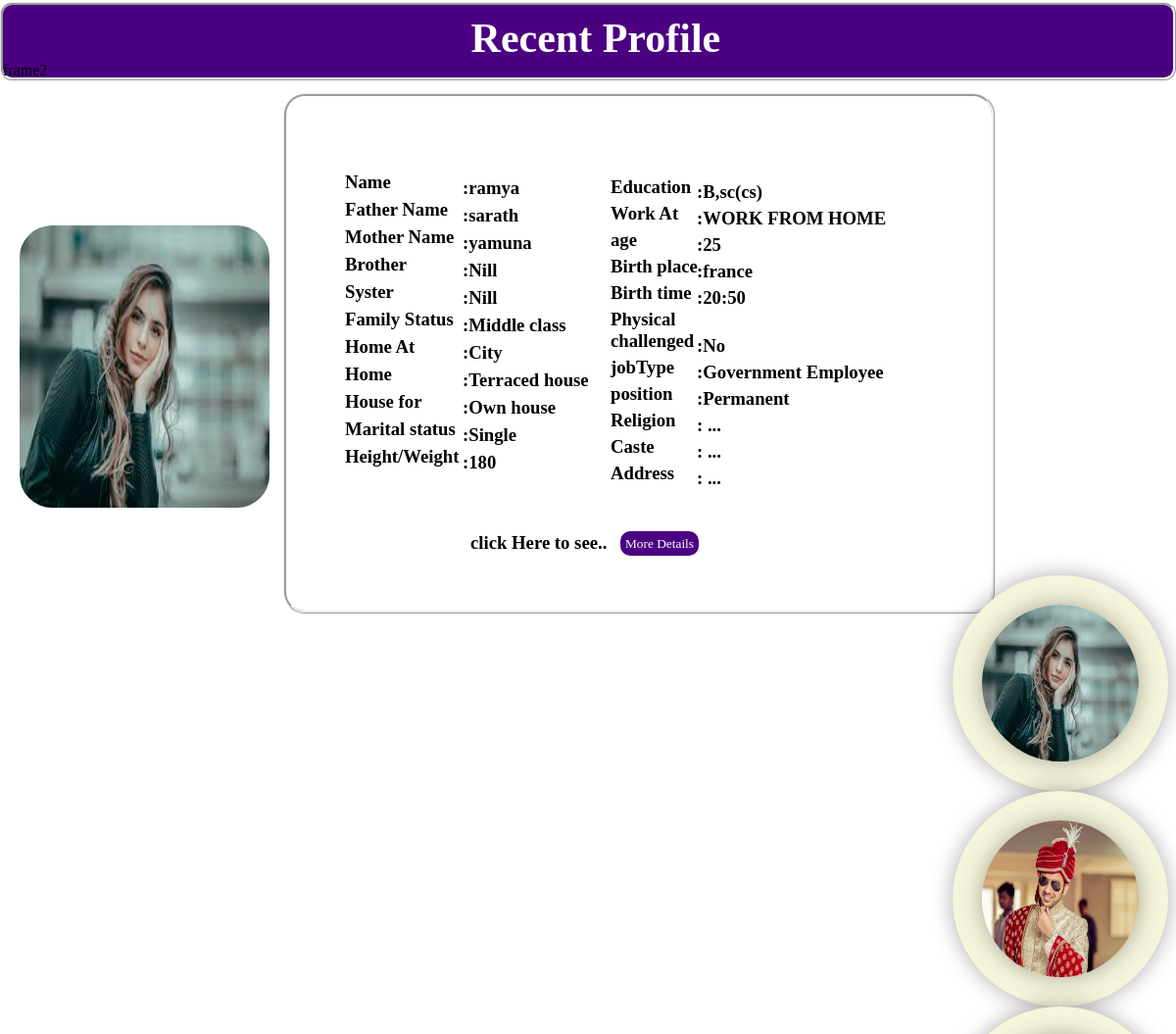
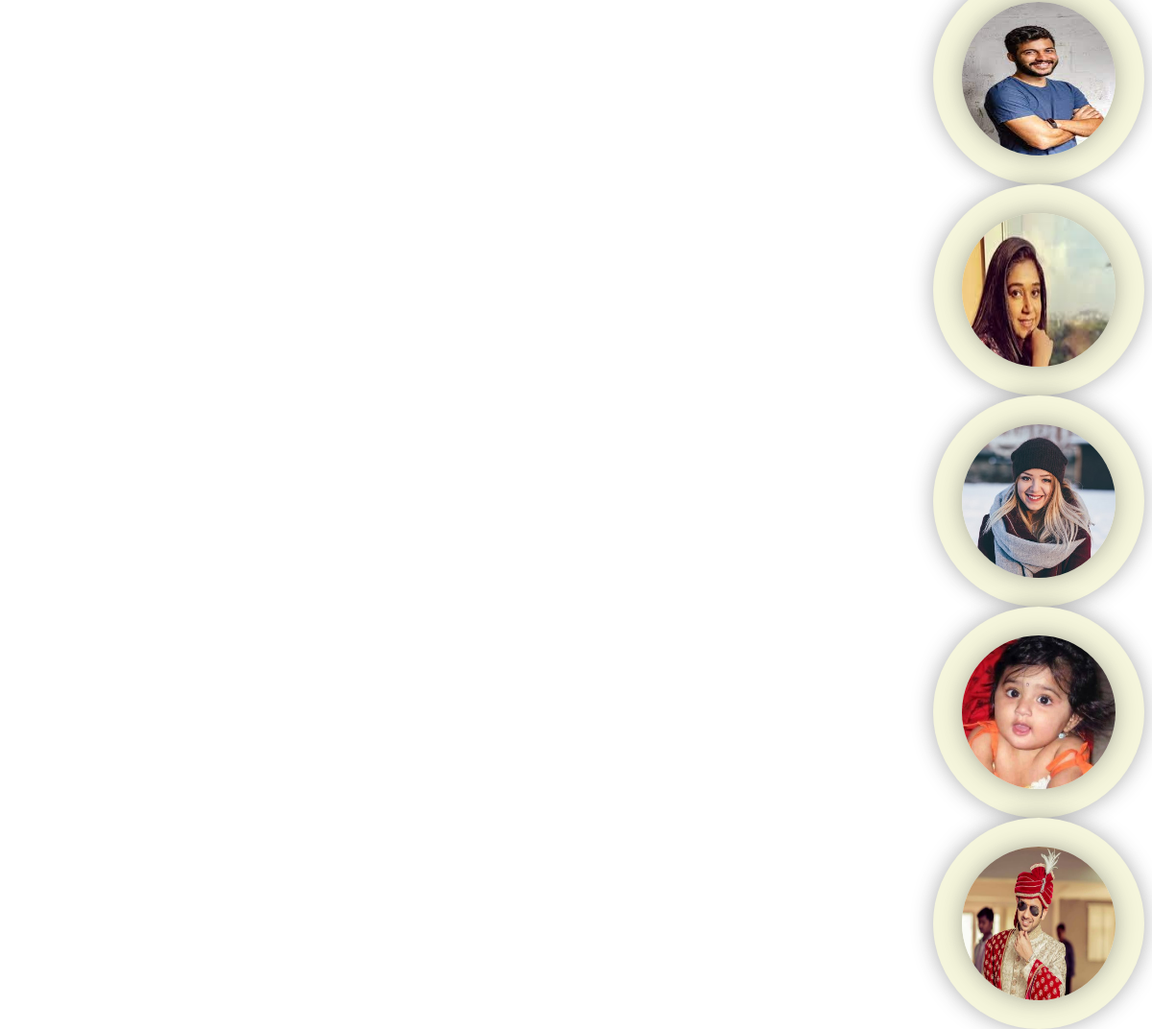
Screenshot of /frame2.php?id=125 with the database file from the repository (2 pictures, top to bottom).
### tables this page shows
CREATE TABLE `services` (
  `id` int(11) NOT NULL,
  `name` varchar(100) NOT NULL,
  `fathername` varchar(100) NOT NULL,
  `mothername` varchar(100) NOT NULL,
  `Brothers` varchar(100) NOT NULL,
  `Systers` varchar(100) NOT NULL,
  `Fstatus` varchar(100) NOT NULL,
  `Homeat` varchar(100) NOT NULL,
  `Home` varchar(100) NOT NULL,
  `HouseOwner` varchar(100) NOT NULL,
  `Marital` varchar(100) NOT NULL,
  `Physical_challenged` varchar(100) NOT NULL,
  `height` bigint(100) NOT NULL,
  `age` varchar(100) NOT NULL,
  `Bdate` varchar(100) NOT NULL,
  `Btime` varchar(100) NOT NULL,
  `Bplace` varchar(100) NOT NULL,
  `zodic` varchar(100) NOT NULL,
  `star` varchar(100) NOT NULL,
  `diagonal` varchar(100) NOT NULL,
  `yogam` varchar(100) NOT NULL,
  `Dosh` varchar(100) NOT NULL,
  `education` varchar(100) NOT NULL,
  `workLocation` varchar(100) NOT NULL,
  `livingPlace` varchar(100) NOT NULL,
  `annualIncome` varchar(100) NOT NULL,
  `jobType` varchar(100) NOT NULL,
  `position` varchar(100) NOT NULL,
  `img` varchar(250) NOT NULL,
  `cast` varchar(100) NOT NULL,
  `religion` varchar(100) NOT NULL,
  `address` varchar(500) NOT NULL
);

### frame2.php (the view, shortened to what this page needs)
<html>
  <head>
  </head>
  <link rel="stylesheet"  href="frame2.css">
  <body>
      <div id="ones" >
        <h2>Recent Profile</h2>
       frame2
      <?php
      $id =$_GET['id'];
      $servername = "localhost";
      $username = "root";
      $password = "";
      $database = "old";
      $conn = mysqli_connect($servername,$username,$password,$database);
     $sql = "SELECT * FROM `services` WHERE id=$id";
     $result = mysqli_query($conn, $sql);
     $row = mysqli_fetch_assoc($result);
     $name = $row['name'];
     $fathername = $row['fathername'];
     $mothername = $row['mothername'];
     $Brothers = $row['Brothers'];
     $Systers = $row['Systers'];
     $Fstatus = $row['Fstatus'];
     $Homeat = $row['Homeat'];
     $Home =$row['Home'];
     $HouseOwner = $row['HouseOwner'];
     $Marital = $row['Marital'];
     $Physical_challenged = $row['Physical_challenged'];
     $height = $row['height'];
     $age = $row['age'];
     $education = $row['education'];
     $Bplace = $row['Bplace'];
     $Btime = $row['Btime'];
     $workLocation =$row['workLocation'];
     $jobType = $row['jobType'];
     $position = $row['position'];
?>
       <div class="contained">
      <img src="<?php echo$row['img'] ?>" alt="" height="100" width="100">
      <div class="contain">
      	<h3>Name<p>:<?php echo $name;?></p>
      	Father Name<p>:<?php echo $fathername;?></p>
        Mother Name<p>:<?php echo $mothername;?></p>
        Brother<p>:<?php echo $Brothers;?></p>
        Syster<p>:<?php echo $Systers;?></p>
        Family Status<p>:<?php echo $Fstatus;?></p>
        Home At<p>:<?php echo $Homeat;?></p>
        Home<p>:<?php echo $Home;?></p>
        House for<p>:<?php echo $HouseOwner;?></p>
        Marital status<p>:<?php echo $Marital;?></p>
        Height/Weight<p>:<?php echo $height;?></p>
        </h3>
      </div>
    </div>
  </div>
        <div class="con">
        <h3>Education<p>:<?php echo $education;?></p>
        Work At<p>:<?php echo $workLocation;?></p>
        age<p>:<?php echo $age;?></p>
        Birth place<p>:<?php echo $Bplace;?></p>
        Birth time<p>:<?php echo $Btime;?></p>
        Physical<br>challenged<p>:<?php echo $Physical_challenged;?></p>
        jobType<p>:<?php echo $jobType;?></p>
        position<p>:<?php echo $position;?></p>
        Religion<p>: ...</p>
        Caste<p>: ...</p>
        Address<p>: ...</p>
      <br><br>
        <span>click Here to see..</span>
        <br><br>
<a href="viewpay.php?id=<?php echo$row['id']; ?>">
 <input type="submit" name="submit" value= "More Details" id="but2" >
      </a>
        </div>
        <section>
        <?php
include("connects.php");
?>
        <div class="slider">
             <?php
           $sql="SELECT * FROM services";
           $result = mysqli_query($conn,$sql);
           while ($row=mysqli_fetch_array($result)){
            ?>
             <div class="slide-track">
                <div class="slide">
                    <img src="<?php echo$row['img'] ?>" alt="" height="100" width="100">
                </div>
            </div>
  <?php
           }
       ?>
    </section>
  </body>
</html>

### frame2.css (style rules this page uses)
* { margin: 0; padding: 0; box-sizing: border-box; border-style: none; font-family: Exo; }
.contain { margin-left: 220px; }
.contain p { margin-left: 120px; margin-top: -16px; }
.contained { height: 300px; width: 200px; margin-top: 8%; margin-left: 66px; border-radius: 22px; }
.contain { margin: 100px; padding: 140px 360px; background-color: white; border-style: ridge; margin-top: -423px; margin-left: 110%; border-radius: 22px; }
.contained img { border-radius: 33px; width: 255px; height: 288px; margin-top: 53px; margin-left: -49px; }
.contain h3 { margin-left: -300px; margin-top: -63px; }
.con h3 { margin-top: 98px; margin-left: 673px; }
.con h3 p { margin-top: -17px; margin-left: 88px; }
.con p { margin-top: 19px; }
.con span { margin-left: -143px; }
#but2 { margin-top: -45px; width: 12px; }
.con { margin-left: -50px; }
* { margin: 0; padding: 0; box-sizing: border-box; font-family: Exo; }
.slide-track { position: relative; width: 220px; height: 220px; background: beige; padding: 30px; border-radius: 50%; box-shadow: 0 0 22px #3336; transition: .6s; margin: 0 25px; animation: scroll 88s linear infinite; margin-left: 81%; }
.slide-track .slide { position: relative; width: 100%; height: 100%; transition: .6s; z-index: 99; }
.slide img { height: 100%; width: 100%; border-radius: 50%; box-shadow: 0 0 22px #3336; transition: .6s; }
#but2 { margin-left: 10px; height: 25px; width: 80px; border-radius: 10px; background-color: indigo; color: white; cursor: pointer; border: none; }

### frame2.php (style rules this page uses)
#ones { background-color: indigo; height: 80px; border: ridge; border-radius: 12px; margin-top: 2px; }
#ones h2 { margin-left: 40%; color: white; margin-top: 10px; font-size: 42px; }

### rows the page displays
services: img (picture), name "ramya", fathername "sarath", mothername "yamuna", Brothers "Nill", Systers "Nill", Fstatus "Middle class", Homeat "City", Home "Terraced house", HouseOwner "Own house", Marital "Single", height "180", education "B,sc(cs)", workLocation "WORK FROM HOME", age "25", Bplace "france", Btime "20:50", Physical_challenged "No", jobType "Government Employee", position "Permanent"
services: img (picture)
services: img (picture)
services: img (picture)
services: img (picture)
services: img (picture)
services: img (picture)
